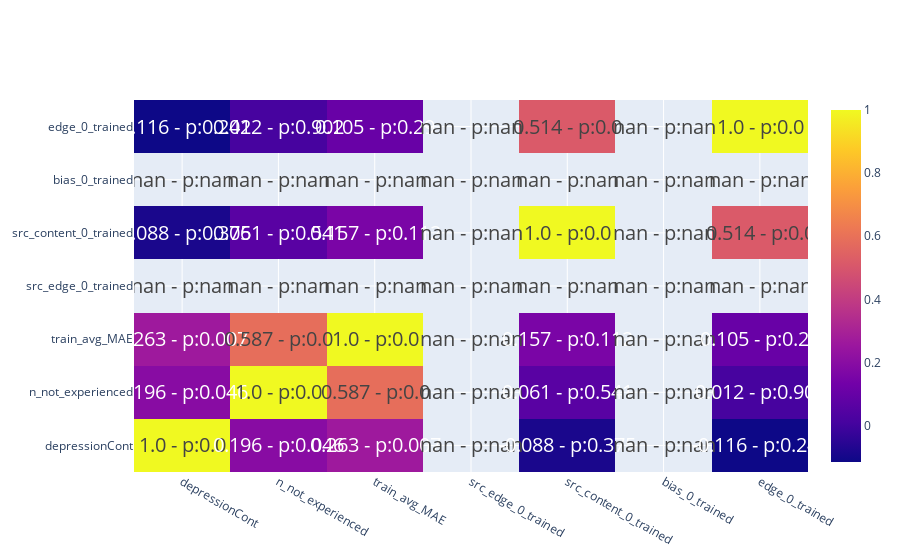

The cell this chart's notebook holds for it:
### Code cell
var_names = ["depressionCont","n_not_experienced","train_avg_MAE","src_edge_0_trained","src_content_0_trained","bias_0_trained","edge_0_trained"]
r,p = spearmanr(data[var_names])


text = np.round(r,3).astype(str)
p_values = np.round(p,3).astype(str)

for i in range(text.shape[0]):
    for j in range(text.shape[1]):
        text[i,j] = text[i,j] + " - p:" + p_values[i,j]

fig = go.Figure(data=go.Heatmap(
                    z=r,
                    x = var_names,
                    y = var_names,
                    text=text,
                    texttemplate="%{text}",
                    textfont={"size":20}))
fig.update
fig.show()

### Figure 1 — Plotly figure (JSON) as saved in the notebook; plotly's stock layout.template omitted (floating-point values rounded to 4 significant figures)
{"data": [{"text": [["1.0 - p:0.0", "0.196 - p:0.046", "0.263 - p:0.007", "nan - p:nan", "-0.088 - p:0.375", "nan - p:nan", "-0.116 - p:0.242"], ["0.196 - p:0.046", "1.0 - p:0.0", "0.587 - p:0.0", "nan - p:nan", "0.061 - p:0.541", "nan - p:nan", "0.012 - p:0.902"], ["0.263 - p:0.007", "0.587 - p:0.0", "1.0 - p:0.0", "nan - p:nan", "0.157 - p:0.112", "nan - p:nan", "0.105 - p:0.29"], ["nan - p:nan", "nan - p:nan", "nan - p:nan", "nan - p:nan", "nan - p:nan", "nan - p:nan", "nan - p:nan"], ["-0.088 - p:0.375", "0.061 - p:0.541", "0.157 - p:0.112", "nan - p:nan", "1.0 - p:0.0", "nan - p:nan", "0.514 - p:0.0"], ["nan - p:nan", "nan - p:nan", "nan - p:nan", "nan - p:nan", "nan - p:nan", "nan - p:nan", "nan - p:nan"], ["-0.116 - p:0.242", "0.012 - p:0.902", "0.105 - p:0.29", "nan - p:nan", "0.514 - p:0.0", "nan - p:nan", "1.0 - p:0.0"]], "textfont": {"size": 20}, "texttemplate": "%{text}", "type": "heatmap", "x": ["depressionCont", "n_not_experienced", "train_avg_MAE", "src_edge_0_trained", "src_content_0_trained", "bias_0_trained", "edge_0_trained"], "y": ["depressionCont", "n_not_experienced", "train_avg_MAE", "src_edge_0_trained", "src_content_0_trained", "bias_0_trained", "edge_0_trained"], "z": [[1, 0.196, 0.2635, null, -0.0879, null, -0.1157], [0.196, 1.0, 0.5871, null, 0.0606, null, 0.01217], [0.2635, 0.5871, 1, null, 0.1568, null, 0.1047], [null, null, null, null, null, null, null], [-0.0879, 0.0606, 0.1568, null, 1, null, 0.5145], [null, null, null, null, null, null, null], [-0.1157, 0.01217, 0.1047, null, 0.5145, null, 1]]}], "layout": {}}
